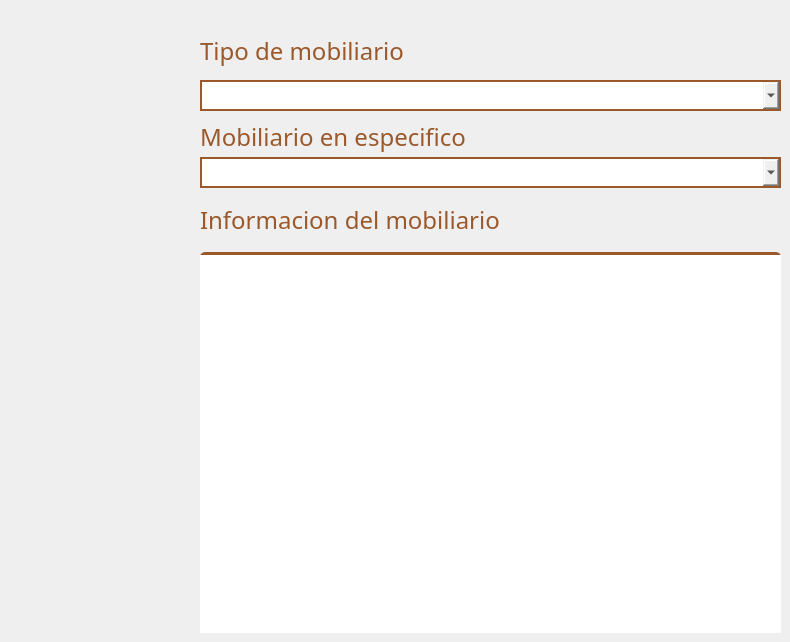
            <widget class="QWidget" name="tab_2">
             <attribute name="title">
              <string>Listar mobiliarios</string>
             </attribute>
             <widget class="QComboBox" name="combo_tipos_simple">
              <property name="geometry">
               <rect>
                <x>200</x>
                <y>80</y>
                <width>581</width>
                <height>31</height>
               </rect>
              </property>
              <property name="font">
               <font>
                <family>Adwaita Sans</family>
                <pointsize>10</pointsize>
                <bold>false</bold>
               </font>
              </property>
              <property name="styleSheet">
               <string notr="true">border: 2px solid rgb(155, 88, 43);
color: rgb(0, 0, 0);</string>
              </property>
             </widget>
             <widget class="QComboBox" name="combo_mobiliarios">
              <property name="geometry">
               <rect>
                <x>200</x>
                <y>157</y>
                <width>581</width>
                <height>31</height>
               </rect>
              </property>
              <property name="styleSheet">
               <string notr="true">border: 2px solid rgb(155, 88, 43);
color: rgb(0, 0, 0);</string>
              </property>
             </widget>
             <widget class="QTextEdit" name="texto_detalles_simple">
              <property name="enabled">
               <bool>true</bool>
              </property>
              <property name="geometry">
               <rect>
                <x>200</x>
                <y>252</y>
                <width>581</width>
                <height>381</height>
               </rect>
              </property>
              <property name="font">
               <font>
                <family>Adwaita Sans</family>
                <pointsize>12</pointsize>
               </font>
              </property>
              <property name="cursor" stdset="0">
               <cursorShape>IBeamCursor</cursorShape>
              </property>
              <property name="styleSheet">
               <string notr="true">border: unset;
color: rgb(0, 0, 0);
border-radius: 5px;
border-top: 3px solid rgb(155, 88, 43);
</string>
              </property>
              <property name="verticalScrollBarPolicy">
               <enum>Qt::ScrollBarPolicy::ScrollBarAsNeeded</enum>
              </property>
              <property name="readOnly">
               <bool>true</bool>
              </property>
             </widget>
             <widget class="QLabel" name="lCostoS_15">
              <property name="geometry">
               <rect>
                <x>200</x>
                <y>30</y>
                <width>301</width>
                <height>41</height>
               </rect>
              </property>
              <property name="font">
               <font>
                <family>Adwaita Sans</family>
                <pointsize>18</pointsize>
                <bold>false</bold>
               </font>
              </property>
              <property name="styleSheet">
               <string notr="true">border: none;
color: rgba(155, 88, 43, 1.0);
</string>
              </property>
              <property name="text">
               <string>Tipo de mobiliario</string>
              </property>
             </widget>
             <widget class="QLabel" name="lCostoS_16">
              <property name="geometry">
               <rect>
                <x>200</x>
                <y>117</y>
                <width>301</width>
                <height>40</height>
               </rect>
              </property>
              <property name="font">
               <font>
                <family>Adwaita Sans</family>
                <pointsize>18</pointsize>
                <bold>false</bold>
               </font>
              </property>
              <property name="styleSheet">
               <string notr="true">border: none;
color: rgba(155, 88, 43, 1.0);
</string>
              </property>
              <property name="text">
               <string>Mobiliario en especifico</string>
              </property>
             </widget>
             <widget class="QLabel" name="lCostoS_17">
              <property name="geometry">
               <rect>
                <x>200</x>
                <y>200</y>
                <width>301</width>
                <height>40</height>
               </rect>
              </property>
              <property name="font">
               <font>
                <family>Adwaita Sans</family>
                <pointsize>18</pointsize>
                <bold>false</bold>
               </font>
              </property>
              <property name="styleSheet">
               <string notr="true">border: none;
color: rgba(155, 88, 43, 1.0);
</string>
              </property>
              <property name="text">
               <string>Informacion del mobiliario</string>
              </property>
             </widget>
            </widget>
